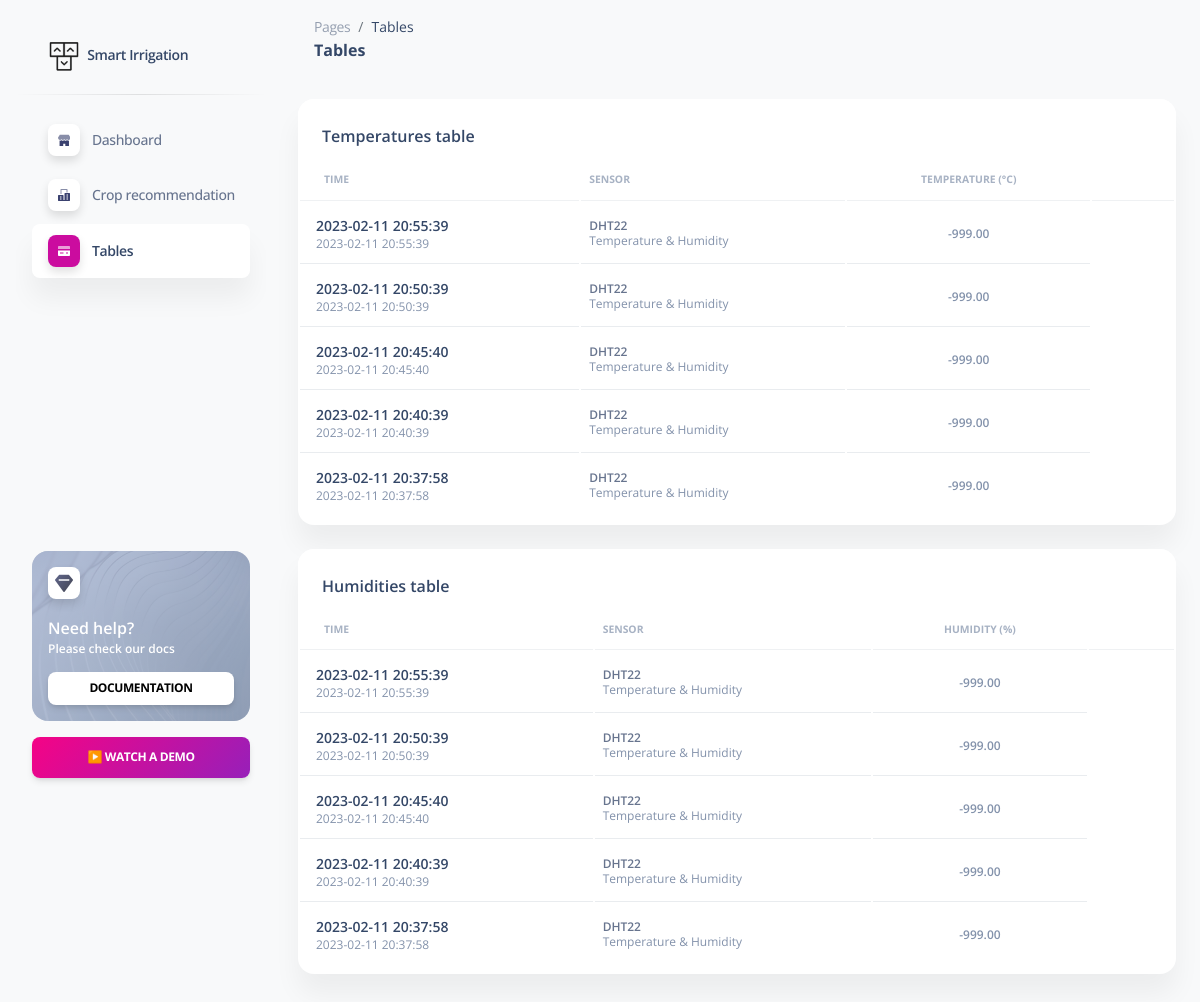
Before: /home/tables with the older database file.
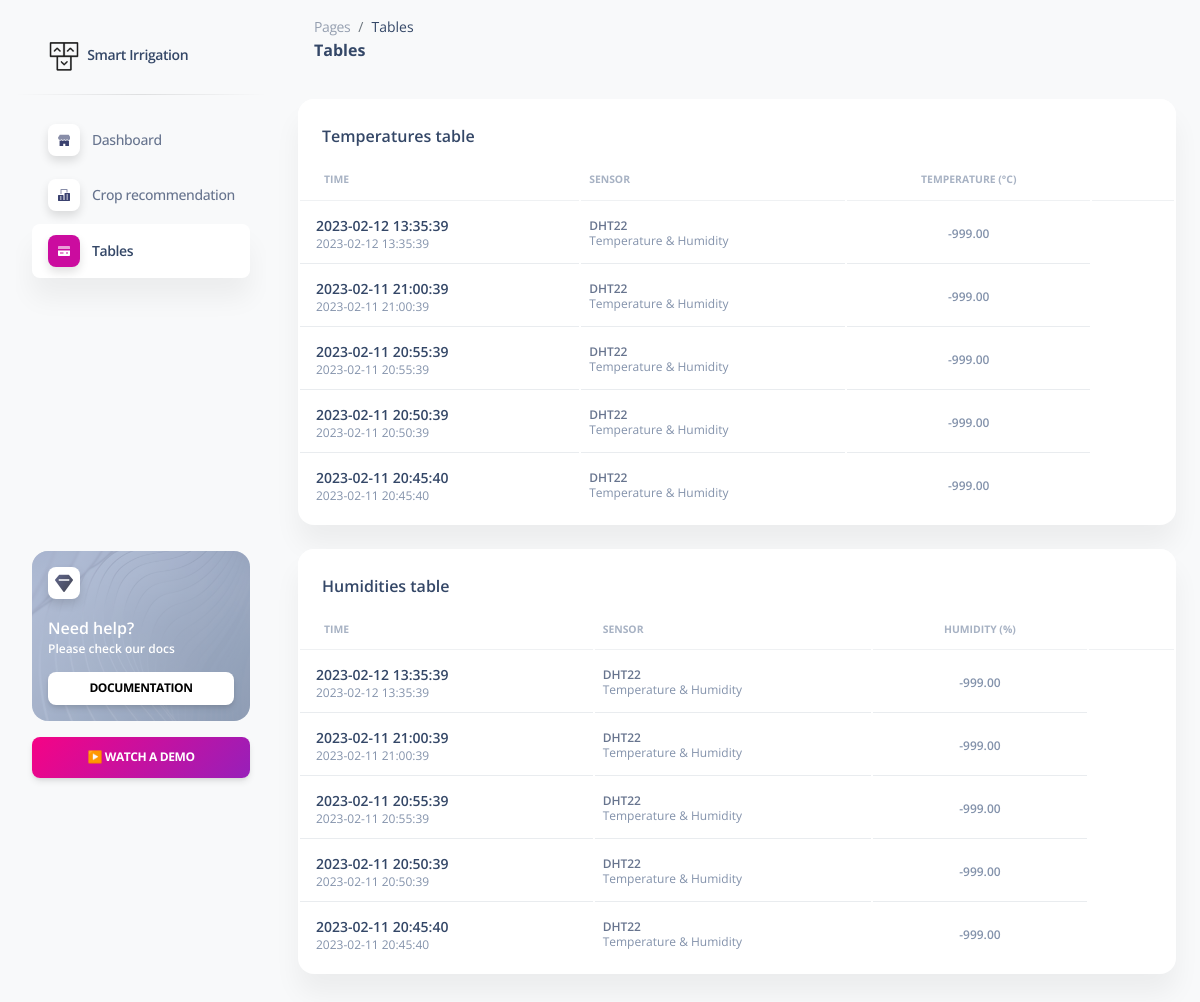
After: the same page with the newer database file.
### tables this page shows
CREATE TABLE temperatures (rDatetime datetime, sensorID text, temp numeric);

CREATE TABLE humidities (rDatetime datetime, sensorID text, hum numeric);

### app.py (the view)
@app.route("/home/tables")
def tables():
    import sqlite3
    conn=sqlite3.connect('/var/www/major_project/app.db')
    curs=conn.cursor()
    curs.execute("SELECT * FROM temperatures ORDER BY rDatetime DESC LIMIT 5")
    temperatures = curs.fetchall()
    curs.execute("SELECT * FROM humidities ORDER BY rDatetime DESC LIMIT 5")
    humidities = curs.fetchall()
    conn.close()
    return render_template("tables.html",temp=temperatures,hum=humidities)

### templates/tables.html (shortened to what this page needs)
<!DOCTYPE html>
<html lang="en">
  <head>
    <link href="/static/assets/css/nucleo-icons.css" rel="stylesheet" />
    <link href="/static/assets/css/nucleo-svg.css" rel="stylesheet" />
    <link href="/static/assets/css/nucleo-svg.css" rel="stylesheet" />
    <link
      id="pagestyle"
      href="/static/assets/css/soft-ui-dashboard.css?v=1.0.7"
      rel="stylesheet"
    />
  </head>
  <body class="g-sidenav-show bg-gray-100">
    <aside
      class="sidenav navbar navbar-vertical navbar-expand-xs border-0 border-radius-xl my-3 fixed-start ms-3"
      id="sidenav-main"
    >
      <div class="sidenav-header">
        <a class="navbar-brand m-0" href="/home/dashboard " target="_blank">
          <img
            src="/static/assets/img/logo-ct-dark.png"
            class="navbar-brand-img h-100"
            alt="main_logo"
          />
          <span class="ms-1 font-weight-bold">Smart Irrigation</span>
        </a>
      </div>
      <hr class="horizontal dark mt-0" />
      <div class="collapse navbar-collapse w-auto" id="sidenav-collapse-main">
        <ul class="navbar-nav">
          <li class="nav-item">
            <a class="nav-link" href="/home/dashboard">
              <div
                class="icon icon-shape icon-sm shadow border-radius-md bg-white text-center me-2 d-flex align-items-center justify-content-center"
              >
              </div>
              <span class="nav-link-text ms-1">Dashboard</span>
            </a>
          </li>
          <li class="nav-item">
            <a class="nav-link" href="/home/crop_recommendation">
              <div
                class="icon icon-shape icon-sm shadow border-radius-md bg-white text-center me-2 d-flex align-items-center justify-content-center"
              >
              </div>
              <span class="nav-link-text ms-1">Crop recommendation</span>
            </a>
          </li>
          <li class="nav-item">
            <a class="nav-link active" href="/home/tables">
              <div
                class="icon icon-shape icon-sm shadow border-radius-md bg-white text-center me-2 d-flex align-items-center justify-content-center"
              >
              </div>
              <span class="nav-link-text ms-1">Tables</span>
            </a>
          </li>
        </ul>
      </div>
      <div class="sidenav-footer mx-3">
        <div
          class="card card-background shadow-none card-background-mask-secondary"
          id="sidenavCard"
        >
          <div
            class="full-background"
            style="
              background-image: url('/static/assets/img/curved-images/white-curved.jpg');
            "
          ></div>
          <div class="card-body text-start p-3 w-100">
            <div
              class="icon icon-shape icon-sm bg-white shadow text-center mb-3 d-flex align-items-center justify-content-center border-radius-md"
            >
              <i
                class="ni ni-diamond text-dark text-gradient text-lg top-0"
                aria-hidden="true"
                id="sidenavCardIcon"
              ></i>
            </div>
            <div class="docs-info">
              <h6 class="text-white up mb-0">Need help?</h6>
              <p class="text-xs font-weight-bold">Please check our docs</p>
              <a
                href="/home/dashboard"
                target="_blank"
                class="btn btn-white btn-sm w-100 mb-0"
                >Documentation</a
              >
            </div>
          </div>
        </div>
        <a class="btn bg-gradient-primary mt-3 w-100" href="/home/dashboard"
          >▶️ Watch a demo</a
        >
      </div>
    </aside>
    <main
      class="main-content position-relative max-height-vh-100 h-100 border-radius-lg"
    >
      <nav
        class="navbar navbar-main navbar-expand-lg px-0 mx-4 shadow-none border-radius-xl"
        id="navbarBlur"
        navbar-scroll="true"
      >
        <div class="container-fluid py-1 px-3">
          <nav aria-label="breadcrumb">
            <ol
              class="breadcrumb bg-transparent mb-0 pb-0 pt-1 px-0 me-sm-6 me-5"
            >
              <li class="breadcrumb-item text-sm">
                <a class="opacity-5 text-dark" href="javascript:;">Pages</a>
              </li>
              <li
                class="breadcrumb-item text-sm text-dark active"
                aria-current="page"
              >
                Tables
              </li>
            </ol>
            <h6 class="font-weight-bolder mb-0">Tables</h6>
          </nav>
        </div>
      </nav>
      <div class="container-fluid py-4">
        <div class="row">
          <div class="col-12">
            <div class="card mb-4">
              <div class="card-header pb-0">
                <h6>Temperatures table</h6>
              </div>
              <div class="card-body px-0 pt-0 pb-2">
                <div class="table-responsive p-0">
                  <table class="table align-items-center mb-0">
                    <thead>
                      <tr>
                        <th
                          class="text-uppercase text-secondary text-xxs font-weight-bolder opacity-7"
                        >
                          Time
                        </th>
                        <th
                          class="text-uppercase text-secondary text-xxs font-weight-bolder opacity-7 ps-2"
                        >
                          Sensor
                        </th>
                        <th
                          class="text-center text-uppercase text-secondary text-xxs font-weight-bolder opacity-7"
                        >
                          Temperature (°C)
                        </th>
                        <th class="text-secondary opacity-7"></th>
                      </tr>
                    </thead>
                    <tbody>
                        {% for row in temp %}
                        <tr>
                        <td>
                          <div class="d-flex px-2 py-1">
                            <div
                              class="d-flex flex-column justify-content-center"
                            >
                              <h6 class="mb-0 text-sm">{{row[0]}}</h6>
                              <p class="text-xs text-secondary mb-0">
                                {{row[0]}}
                              </p>
                            </div>
                          </div>
                        </td>
                        <td>
                          {% if row[1] == "1" %}
                            <p class="text-xs font-weight-bold mb-0">DHT22</p>
                            <p class="text-xs text-secondary mb-0">
                                Temperature & Humidity
                            </p>
                          {% elif row[1] == "2" %}
                            <p class="text-xs font-weight-bold mb-0">Soil</p>
                            <p class="text-xs text-secondary mb-0">
                                Moisture sensor
                            </p>
                          {% else %}
                            <p class="text-xs font-weight-bold mb-0">Unknown</p>
                            <p class="text-xs text-secondary mb-0">
                                Unknown
                            </p>
                          {% endif %}
                        </td>
                        <td class="align-middle text-center">
                          <span class="text-secondary text-xs font-weight-bold"
                            >{{'%0.2f'|format(row[2])}}</span
                          >
                        </td>
                      </tr>
                      {% endfor %}
                    </tbody>
                  </table>
                </div>
              </div>
            </div>
          </div>
        </div>
        <div class="row">
          <div class="col-12">
            <div class="card mb-4">
              <div class="card-header pb-0">
                <h6>Humidities table</h6>
              </div>
              <div class="card-body px-0 pt-0 pb-2">
                <div class="table-responsive p-0">
                  <table class="table align-items-center mb-0">
                    <thead>
                      <tr>
                        <th
                          class="text-uppercase text-secondary text-xxs font-weight-bolder opacity-7"
                        >
                          Time
                        </th>
                        <th
                          class="text-uppercase text-secondary text-xxs font-weight-bolder opacity-7 ps-2"
                        >
                          Sensor
                        </th>
                        <th
                          class="text-center text-uppercase text-secondary text-xxs font-weight-bolder opacity-7"
                        >
                          Humidity (%)
                        </th>
                        <th class="text-secondary opacity-7"></th>
                      </tr>
                    </thead>
                    <tbody>
                        {% for row in hum %}
                        <tr>
                        <td>
                          <div class="d-flex px-2 py-1">
                            <div
                              class="d-flex flex-column justify-content-center"
                            >
                              <h6 class="mb-0 text-sm">{{row[0]}}</h6>
                              <p class="text-xs text-secondary mb-0">
                                {{row[0]}}
                              </p>
                            </div>
                          </div>
                        </td>
                        <td>
                          {% if row[1] == "1" %}
                            <p class="text-xs font-weight-bold mb-0">DHT22</p>
                            <p class="text-xs text-secondary mb-0">
                                Temperature & Humidity
                            </p>
                          {% elif row[1] == "2" %}
                            <p class="text-xs font-weight-bold mb-0">Soil</p>
                            <p class="text-xs text-secondary mb-0">
                                Moisture sensor
                            </p>
                          {% else %}
                            <p class="text-xs font-weight-bold mb-0">Unknown</p>
                            <p class="text-xs text-secondary mb-0">
                                Unknown
                            </p>
                          {% endif %}
                        </td>
                        <td class="align-middle text-center">
                          <span class="text-secondary text-xs font-weight-bold"
                            >{{'%0.2f'|format(row[2])}}</span
                          >
                        </td>
                      </tr>
                      {% endfor %}
                    </tbody>
                  </table>
                </div>
              </div>
            </div>
          </div>
        </div>
      </div>
    </main>
  </body>
</html>

### static/assets/css/nucleo-svg.css (style rules this page uses)
.icon { display: inline-block; color: #111111; height: 1em; width: 1em; }
.icon-sm { height: 0.8em; width: 0.8em; }
.icon { fill: currentColor; stroke: none; }

Changed rows visible on the page:
no longer on this page (row unchanged): temperatures: rDatetime "2023-02-11 20:40:39", sensorID "DHT22", temp "-999.00"
no longer on this page (row unchanged): temperatures: rDatetime "2023-02-11 20:37:58", sensorID "DHT22", temp "-999.00"
no longer on this page (row unchanged): humidities: rDatetime "2023-02-11 20:40:39", sensorID "DHT22", hum "-999.00"
no longer on this page (row unchanged): humidities: rDatetime "2023-02-11 20:37:58", sensorID "DHT22", hum "-999.00"
added temperatures: rDatetime "2023-02-12 13:35:39", sensorID "DHT22", temp "-999.00"
added temperatures: rDatetime "2023-02-11 21:00:39", sensorID "DHT22", temp "-999.00"
added humidities: rDatetime "2023-02-12 13:35:39", sensorID "DHT22", hum "-999.00"
added humidities: rDatetime "2023-02-11 21:00:39", sensorID "DHT22", hum "-999.00"
